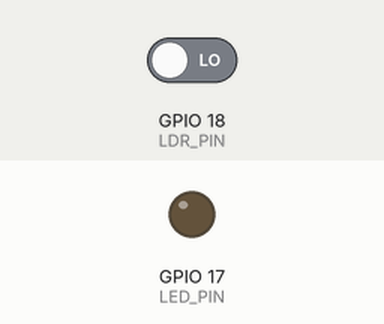
Recording of a program running on a simulated Raspberry Pi (BCM pin numbers). Parts: output pins drawn as LEDs (lit = HIGH). Inputs (shaded band) come from the test bench; at power-on: GPIO 18 (LDR_PIN) LOW.

Above: at 1.2 s.
1.3 s: GPIO 18 (LDR_PIN) driven HIGH
At 2.5 s:
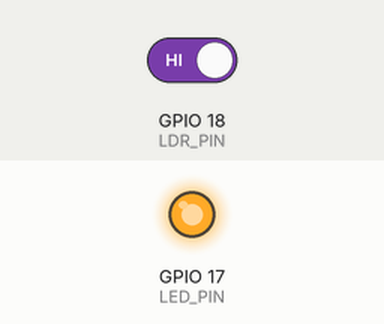
3.5 s: GPIO 18 (LDR_PIN) driven LOW
At 5.2 s:
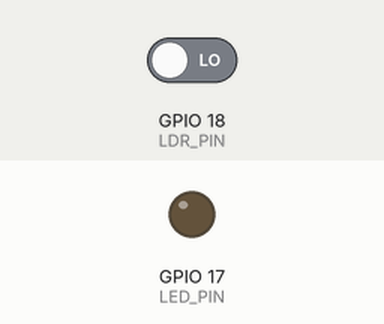
Timing chart, 0 to 6.7 s (numbered marks = the images above; inputs shaded):
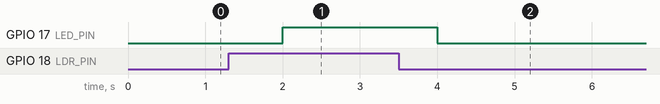

The program:

Light-Sensitive_LED_Control_raspberry_pi.py
```python
import RPi.GPIO as GPIO
import time

# Define GPIO pins
LED_PIN = 17  # Use the actual GPIO pin number you've connected the LED to
LDR_PIN = 18  # Use the actual GPIO pin number you've connected the LDR to

# Set up GPIO mode
GPIO.setmode(GPIO.BCM)
GPIO.setup(LED_PIN, GPIO.OUT)
GPIO.setup(LDR_PIN, GPIO.IN)

try:
    while True:
        # Read the LDR value (0 or 1)
        ldr_value = GPIO.input(LDR_PIN)

        if ldr_value == GPIO.HIGH:
            # If the LDR is exposed to light, turn on the LED
            GPIO.output(LED_PIN, GPIO.HIGH)
        else:
            # If the LDR is in the dark, turn off the LED
            GPIO.output(LED_PIN, GPIO.LOW)

        time.sleep(1)  # Check the LDR every 1 second

except KeyboardInterrupt:
    # Clean up GPIO settings when exiting
    GPIO.cleanup()
```

Measured:
- after the input at 1.3 s, GPIO 17 (LED_PIN): LOW → HIGH after 0.70 s
- after the input at 3.5 s, GPIO 17 (LED_PIN): HIGH → LOW after 0.50 s
